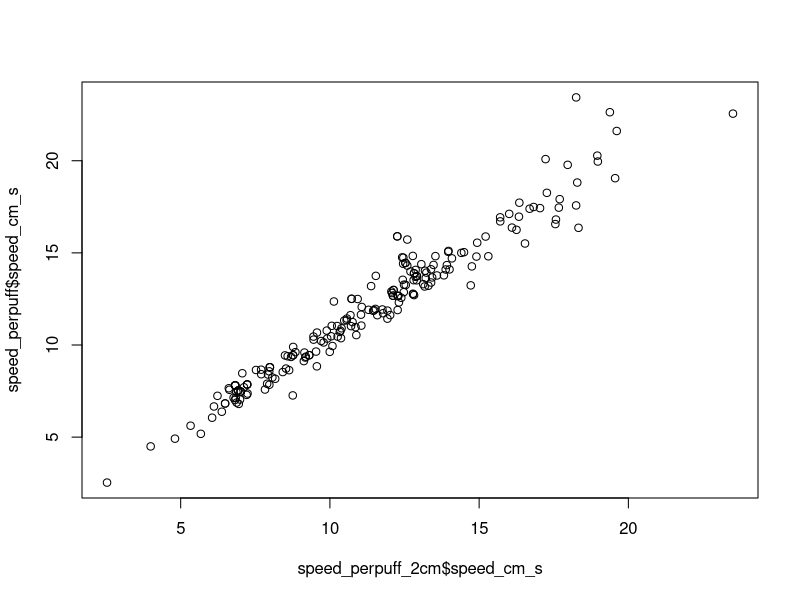
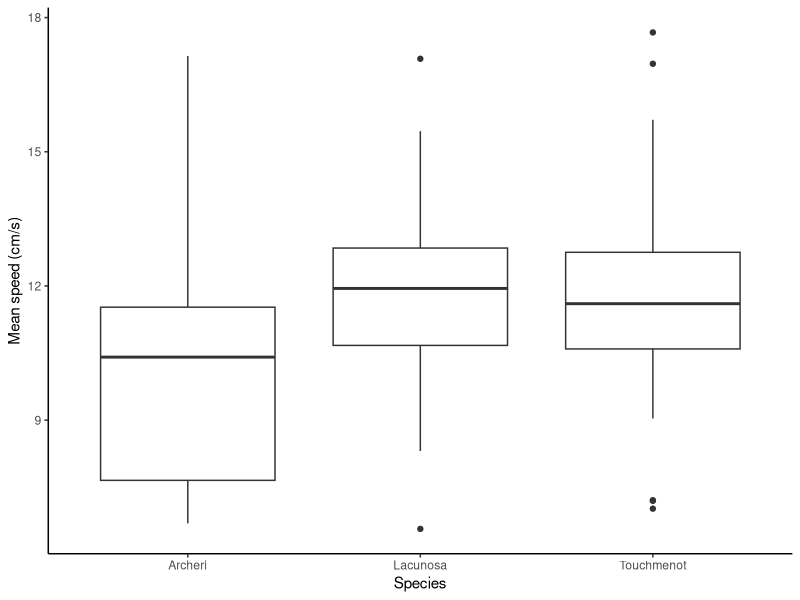
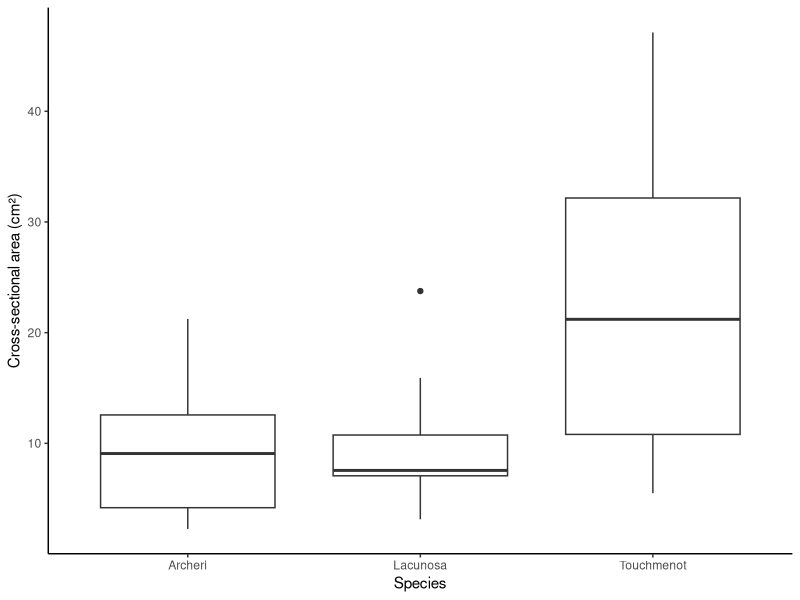
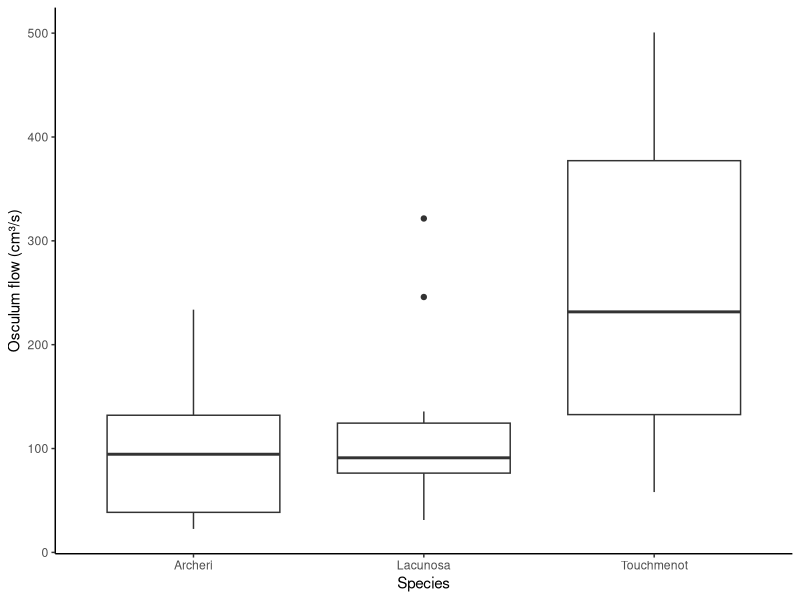
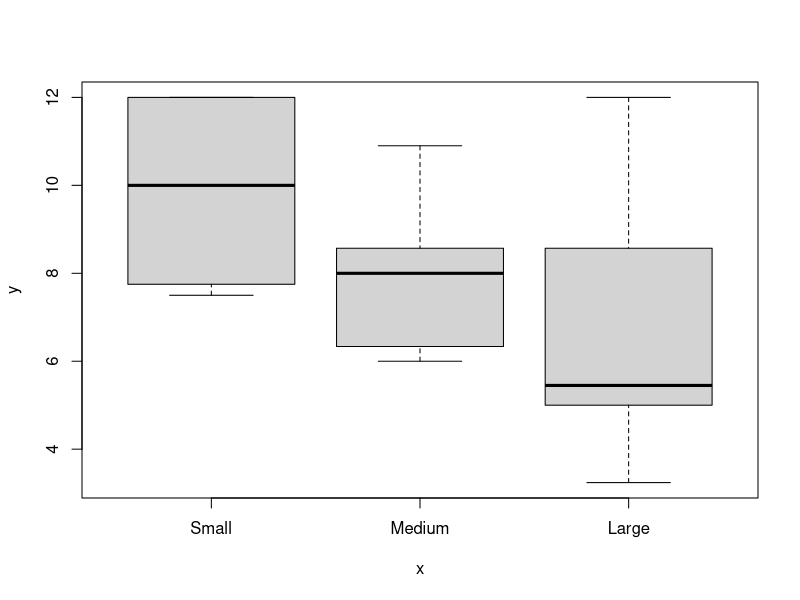
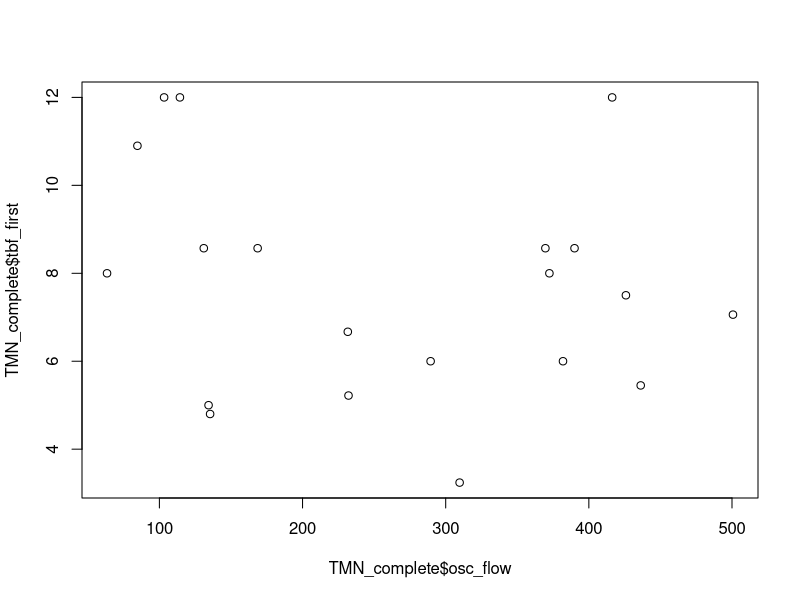

The R script that drew these images, in order:
library(dplyr)
library(ggplot2)
#Things to potentially flag:
#CA_S5_01 puff #4 is lagging edge
#DA_S35_02 puff #3 is lagging edge
#CA)S62)_O1 puff #5 is short (cut?)

sponge_flow <- read.csv("sponge_tracks_26June2026.csv")
sponge_flow <- sponge_flow %>%
  mutate(across(c(t, x, y, r, v), as.numeric))

speed_perpuff <- sponge_flow %>%
  group_by(osculum_ID, tracking_num) %>%
  filter(osculum_ID != "") %>%
  summarise(
    abs_distance_cm = abs(last(r) - first(r)),
    time_elapsed_s  = last(t) - first(t),
    speed_cm_s      = abs_distance_cm / time_elapsed_s,
    .groups = "drop"
  )
print(speed_perpuff, n = Inf)
  #What is up with AB_S26_O3     puff        6? why so slow?

#Here, what is we trim to only keep first 2 cm max. This will make videos approximately hte same 
#length
speed_perpuff_2cm <- sponge_flow %>%
  filter(osculum_ID != "") %>%
  arrange(osculum_ID, tracking_num, t) %>%
  group_by(osculum_ID, tracking_num) %>%
  filter(r <= first(r) + 2) %>%
  summarise(
    abs_distance_cm = abs(last(r) - first(r)),
    time_elapsed_s  = last(t) - first(t),
    speed_cm_s      = abs_distance_cm / time_elapsed_s,
    .groups = "drop"
  )

print(speed_perpuff_2cm, n=Inf)


#Correlation
cor(speed_perpuff_2cm$speed_cm_s, speed_perpuff$speed_cm_s )
plot(speed_perpuff_2cm$speed_cm_s, speed_perpuff$speed_cm_s )

#Calculate mean per osculum
speed_mean <- speed_perpuff_2cm %>%
  group_by(osculum_ID) %>%
  summarise(
    mean_speed = mean(speed_cm_s, na.rm = TRUE),
    sd_speed   = sd(speed_cm_s, na.rm = TRUE),
    .groups = "drop"
  )  
print(speed_mean, n = Inf)


## Read in sponge morphology data set
sponge_size <- read.csv("sponge_size_data.csv")


#Join sponge size data for matching sponges
speed_mean <- speed_mean %>%
  left_join(sponge_size, by = c("osculum_ID" = "id"))

ggplot(speed_mean, aes(x = species, y = mean_speed)) +
  geom_boxplot() +
  labs(x = "Species", y = "Mean speed (cm/s)") +
  theme_classic()

#So far, particle velocity not sig different across three species
model <- aov(mean_speed ~ species, data = speed_mean)
summary(model)

#Ok, let's look at flow rate...this requires different columns for different species
#becaues they have different shapes.

speed_mean <- speed_mean %>%
  mutate(
    osc_diam1_cm = as.numeric(na_if(as.character(osc_diam1_cm), ".")),
    osc_diam2_cm = as.numeric(na_if(as.character(osc_diam2_cm), "."))
  )

#first calculate cross sectional area
speed_mean <- speed_mean %>%
  mutate(
    cross_sec_area = case_when(
      species %in% c("Archeri", "Lacunosa") ~ pi * (osc_diam1_cm/2)^2,
      species == "Touchmenot"               ~ pi * (osc_diam1_cm/2) * (osc_diam2_cm/2)
    )
  )
ggplot(speed_mean, aes(x = species, y = cross_sec_area)) +
  geom_boxplot() +
  labs(x = "Species", y = "Cross-sectional area (cm²)") +
  theme_classic()

#Now calculate flow, make box plot, and run anova
speed_mean <- speed_mean %>%
  mutate(osc_flow = cross_sec_area * mean_speed)
ggplot(speed_mean, aes(x = species, y = osc_flow)) +
  geom_boxplot() +
  labs(x = "Species", y = "Osculum flow (cm³/s)") +
  theme_classic()

model_flow <- aov(osc_flow ~ species, data = speed_mean)
summary(model_flow)
TukeyHSD(model_flow)
##tmn is significantly higher than other two

#Think about applying correction of 0.5...look for old papers....
#we will also want to emphasize that this is about RELATIVE speed, not necessarily
#getting perfect measurement of flow!

#For TMN...want to look at flow and how it (maybe) impacts tail beat freq of fish

#read in fish data
fish_tbf <- read.csv("tbf_correlates.csv")
str(fish_tbf)
fish_tbf <- fish_tbf  %>%
  mutate(across(c(diam1, diam2, osc_depth, osculum_vol, max_height_cm, tbf_mean, depth), 
                ~as.numeric(na_if(., "."))))

fish_tbf$Fish.Size <- factor(fish_tbf$Fish.Size, levels = c("Small", "Medium", "Large"))

#Join rows that match from the flow and fish data (so far there are 20 vids)
TMN_complete <- speed_mean %>%
  inner_join(fish_tbf, by = c("osculum_ID" = "Sponge"))
print(TMN_complete, n=Inf)


#Let's see if we can't recreate Basma's finding of marg effect of fish size (qualitative)
#on tbf
lm_size <- lm(TMN_complete$tbf_first ~ TMN_complete$Fish.Size)
summary(lm_size)

#Same trend...see if we can boost sample size a bit more
plot(TMN_complete$Fish.Size, TMN_complete$tbf_first)

#now try flow rate (nope!)
lm_flow <- lm( TMN_complete$tbf_first ~ TMN_complete$osc_flow)
summary(lm_flow)
plot(TMN_complete$osc_flow, TMN_complete$tbf_first)

#Ok, look at interaction just in case
lm_interac <- lm( TMN_complete$tbf_first ~ TMN_complete$osc_flow*TMN_complete$Fish.Size)
summary(lm_interac)
#nope...it's just size
